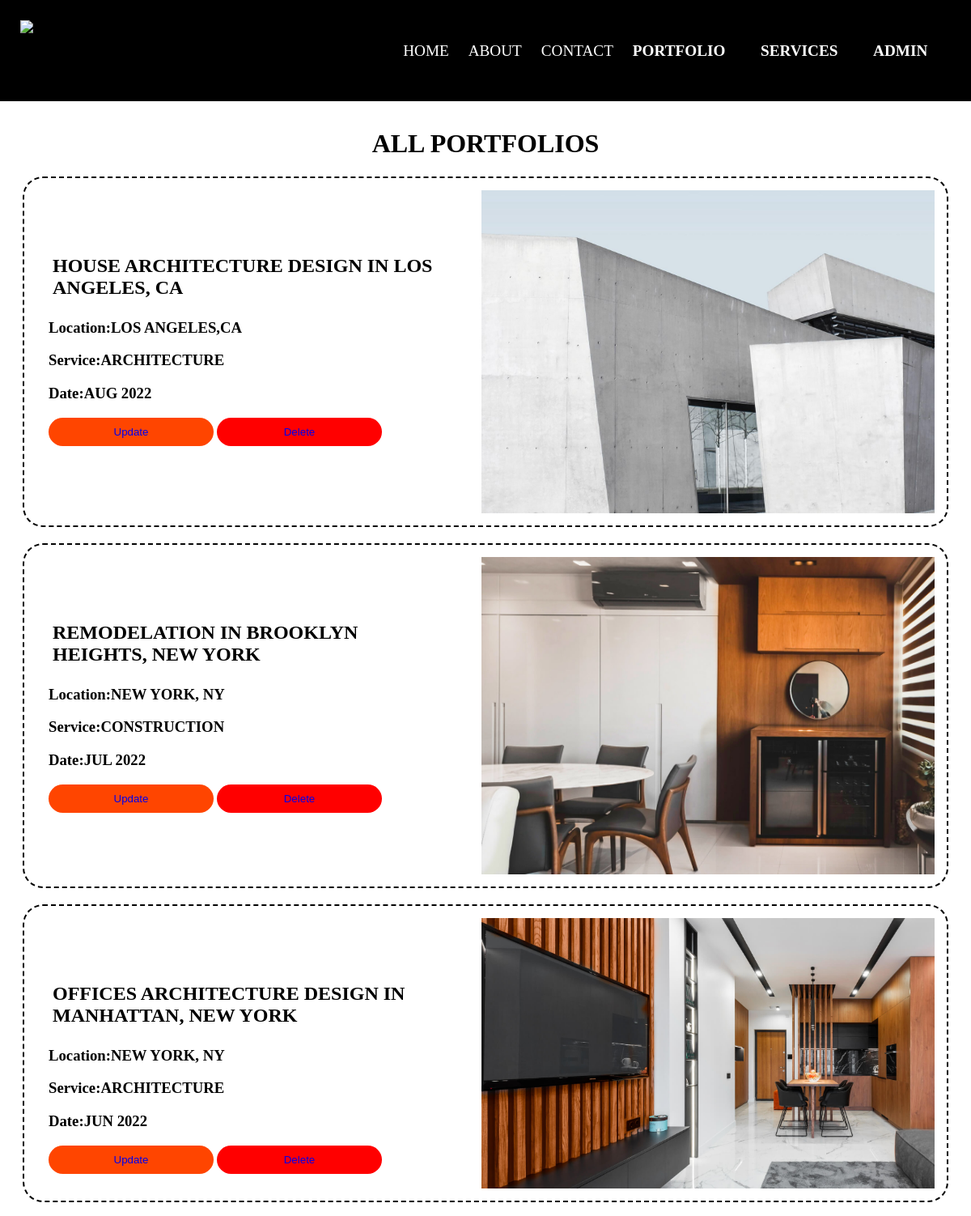
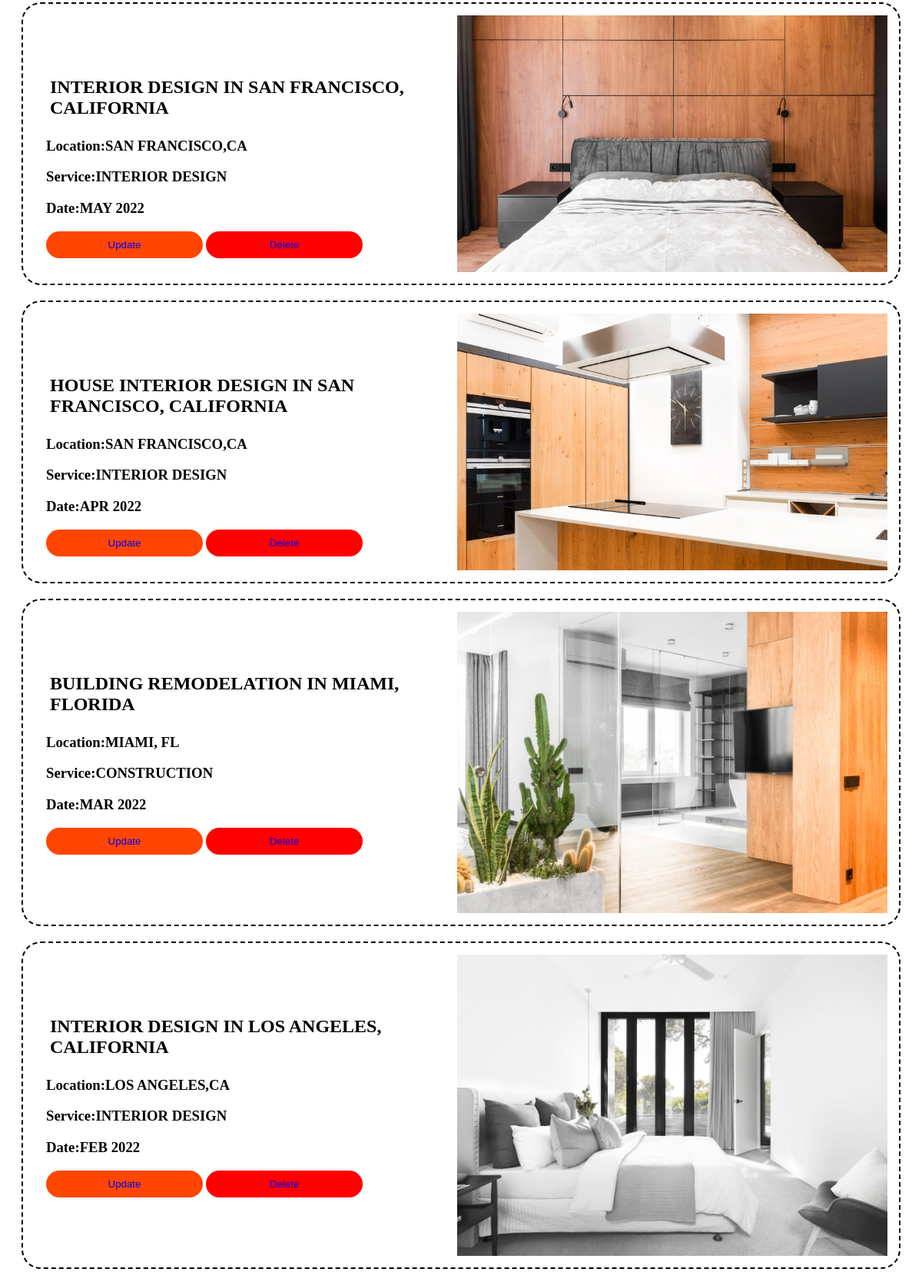
/list_portfolio (signed in, upper part), run on the app's committed database (2 pictures, top to bottom).
### designs/models.py (models this page shows, shortened)
class Portfolio(models.Model):
    portfolio_name = models.CharField("Portfolio Name", max_length=50)
    portfolio_image = models.ImageField(null=True,blank=True,max_length=150,upload_to="images/")
    date = models.CharField(max_length=10)
    location = models.CharField(max_length=30)
    service = models.CharField(max_length=20)

### designs/views.py (the view)
# urls.py: path("list_portfolio", views.list_portfolio, name="list-portfolios"),
def list_portfolio(request):
    all_portfolios = Portfolio.objects.all()
    return render(request,"design/list_portfolios.html",{'all_portfolios':all_portfolios})

### designs/templates/design/list_portfolios.html
{%extends 'design/home.html'%}
{%block content%}
    <center>
        <br><br><br>
        <br><br><br>
        {%if user.is_authenticated%}
            <h1>ALL PORTFOLIOS</h1>
            {%for portfolio in all_portfolios%}
                <div class="my-portfolio">
                    <div>
                        <h2>{{portfolio.portfolio_name}}</h2>
                        <h3>Location:{{portfolio.location}}</h3>
                        <h3>Service:{{portfolio.service}}</h3>
                        <h3>Date:{{portfolio.date}}</h3>
                        <button class="card-update">
                            <a href="{% url 'update-portfolio' portfolio.id %}">Update</a>
                        </button>
                        <button class="card-delete">
                            <a href="{% url 'delete-portfolio' portfolio.id %}">Delete</a>
                        </button>
                    </div>
                    <img src="{{portfolio.portfolio_image.url}}">
                </div>
            {%endfor%}
        {%endif%}
{%endblock%}

### designs/static/home.css (style rules this page uses)
html { box-sizing: border-box; }
.card-update { background-color: orangered; padding: 10px; border: transparent; border-radius: 25px; width: 40%; }
.card-update a { text-decoration: none; }
.card-delete { background-color: red; padding: 10px; border: transparent; border-radius: 25px; width: 40%; }
.card-delete a { text-decoration: none; }
.my-portfolio { display: flex; flex-direction: row; justify-content: space-between; margin: 20px; padding: 10px; border: 2px dashed black; border-radius: 25px; }
.my-portfolio img { max-width: 50%; }
.my-portfolio div { padding: 20px; text-align: left; margin-top: 40px; }
.indiv-article h3, h2,img { padding: 5px; }

### data on the page
Portfolio: portfolio_name "HOUSE ARCHITECTURE DESIGN IN LOS ANGELES, CA", location "LOS ANGELES,CA", service "ARCHITECTURE", date "AUG 2022", portfolio_image (picture)
Portfolio: portfolio_name "REMODELATION IN BROOKLYN HEIGHTS, NEW YORK", location "NEW YORK, NY", service "CONSTRUCTION", date "JUL 2022", portfolio_image (picture)
Portfolio: portfolio_name "OFFICES ARCHITECTURE DESIGN IN MANHATTAN, NEW YORK", location "NEW YORK, NY", service "ARCHITECTURE", date "JUN 2022", portfolio_image (picture)
Portfolio: portfolio_name "INTERIOR DESIGN IN SAN FRANCISCO, CALIFORNIA", location "SAN FRANCISCO,CA", service "INTERIOR DESIGN", date "MAY 2022", portfolio_image (picture)
Portfolio: portfolio_name "HOUSE INTERIOR DESIGN IN SAN FRANCISCO, CALIFORNIA", location "SAN FRANCISCO,CA", service "INTERIOR DESIGN", date "APR 2022", portfolio_image (picture)
Portfolio: portfolio_name "BUILDING REMODELATION IN MIAMI, FLORIDA", location "MIAMI, FL", service "CONSTRUCTION", date "MAR 2022", portfolio_image (picture)
Portfolio: portfolio_name "INTERIOR DESIGN IN LOS ANGELES, CALIFORNIA", location "LOS ANGELES,CA", service "INTERIOR DESIGN", date "FEB 2022", portfolio_image (picture)
